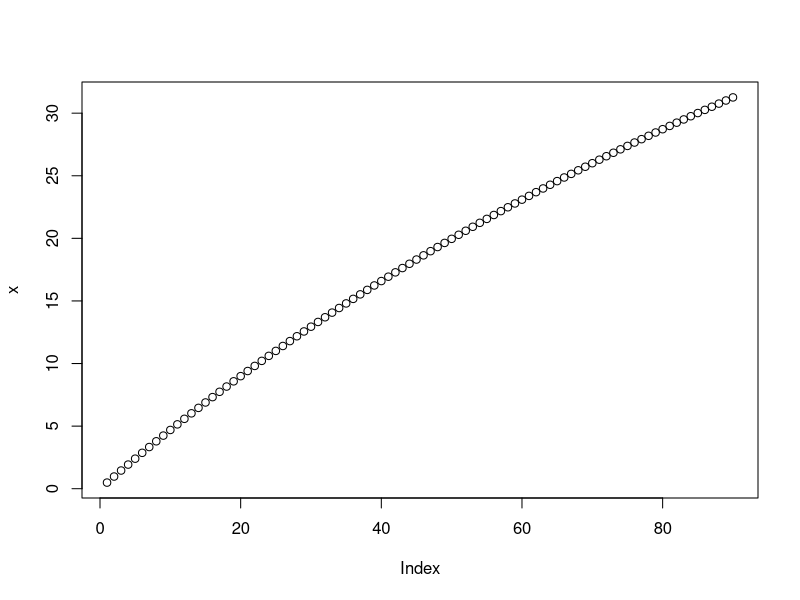
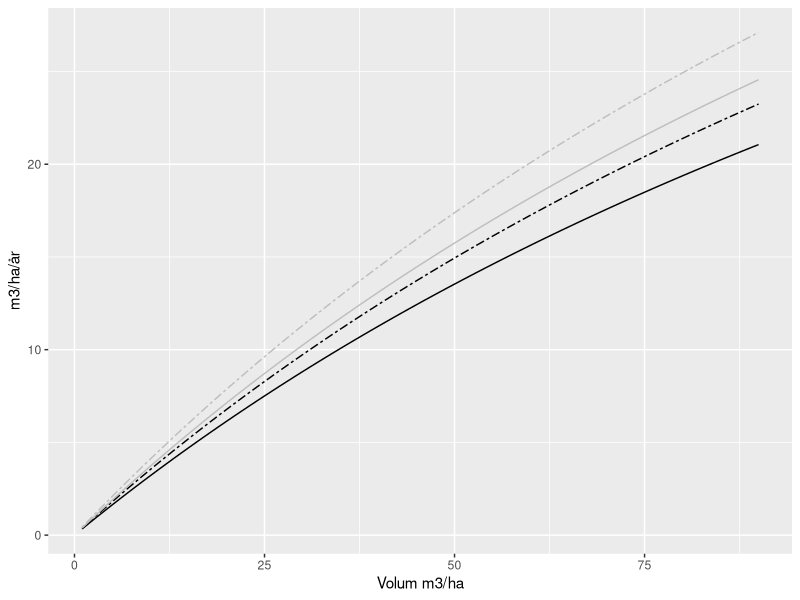

Recreate these plots in R, in order.
## ---- chunk 1
library(tidyverse)
## ---- chunk 2
SI <- 26
age_ij <- 60
Gij <- 1:90
P <- 0

PAI_vol_spruce <- function(SI,Gij,Tij, P) {
  #P = 1 if thinned and 0 otherwise
  #Spruce function after Gizachew et al 2011.
  a0 <- -19.1206 # constant
  a1 <- 4.2142 # site
  a2 <- 0.6836 # age
  a3 <- NA  # site x age
  b0 <- NA # constant
  b1 <- 1.4496 #site
  b2 <- 3.0003 #  age
  b3 <- NA # site x age
  c <- 0.0358 # autcorrelation
  d1 <- 0.1038 # thinning
  a = a0 + (a1 * SI) + age_ij ^ a2 
  b = b1 * SI + b2 * age_ij
  l1 <- a * Gij
  l2 <- b + Gij
  uij <- c
  PAIij = ((a * Gij) / (b + Gij)) * (1 + d1 * P)
  return(PAIij)
}

x <- PAI_vol_spruce(SI,Gij,age_ij, 0)
plot(x)


df <- data.frame(Gij)
df$S1 <- PAI_vol_spruce(17,Gij,40, 0)
df$S2 <- PAI_vol_spruce(17,Gij,40, 1)
df$S3 <- PAI_vol_spruce(20,Gij,40, 0)
df$S4 <- PAI_vol_spruce(20,Gij,40, 1)

# df$y <- y
# df$MAI <- y / age_ij

ggplot(df, aes(x=Gij)) + 
  geom_line(aes(y = S1), color = "black") + 
  geom_line(aes(y = S2), color="black", linetype="twodash") +
  geom_line(aes(y = S3), color="grey") +
  geom_line(aes(y = S4), color="grey", linetype="twodash") + ylab("m3/ha/år") + xlab("Volum m3/ha")
